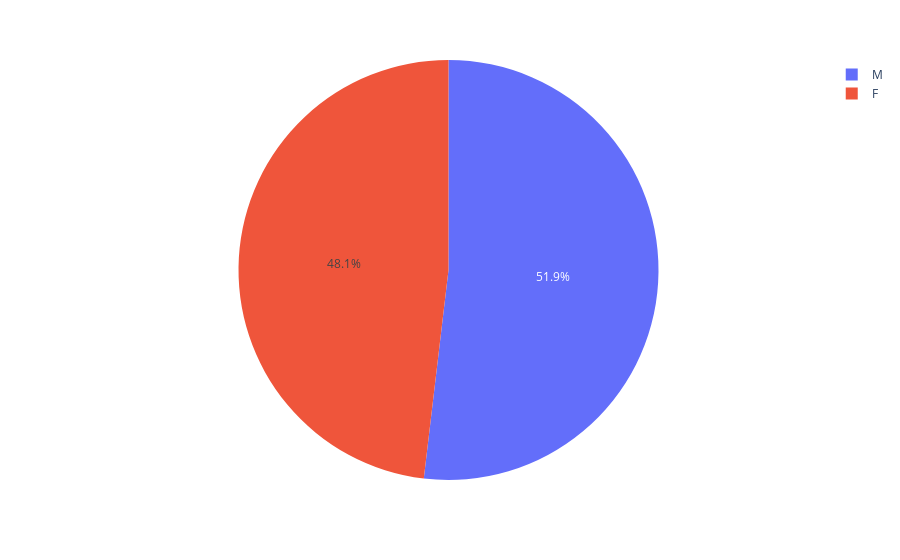

The cell this chart's notebook holds for it:
### Code cell
# 파이차트 : names(범주), values(실수)
fig = px.pie(data_frame=grouped_df, names='Gender', values='Purchase')
fig.show()

### Figure 1 — Plotly figure (JSON) as saved in the notebook; plotly's stock layout.template omitted (floating-point values rounded to 4 significant figures)
{"data": [{"domain": {"x": [0, 1], "y": [0, 1]}, "hovertemplate": "Gender=%{label}<br>Purchase=%{value}<extra></extra>", "labels": ["F", "F", "F", "F", "F", "F", "F", "M", "M", "M", "M", "M", "M", "M"], "legendgroup": "", "name": "", "showlegend": true, "type": "pie", "values": [8339.0, 8343.0, 8728.0, 8960.0, 8842.0, 9042.0, 9007.0, 9235.0, 9441.0, 9410.0, 9453.0, 9357.0, 9705.0, 9438.0]}], "layout": {"legend": {"tracegroupgap": 0}, "margin": {"t": 60}}}
